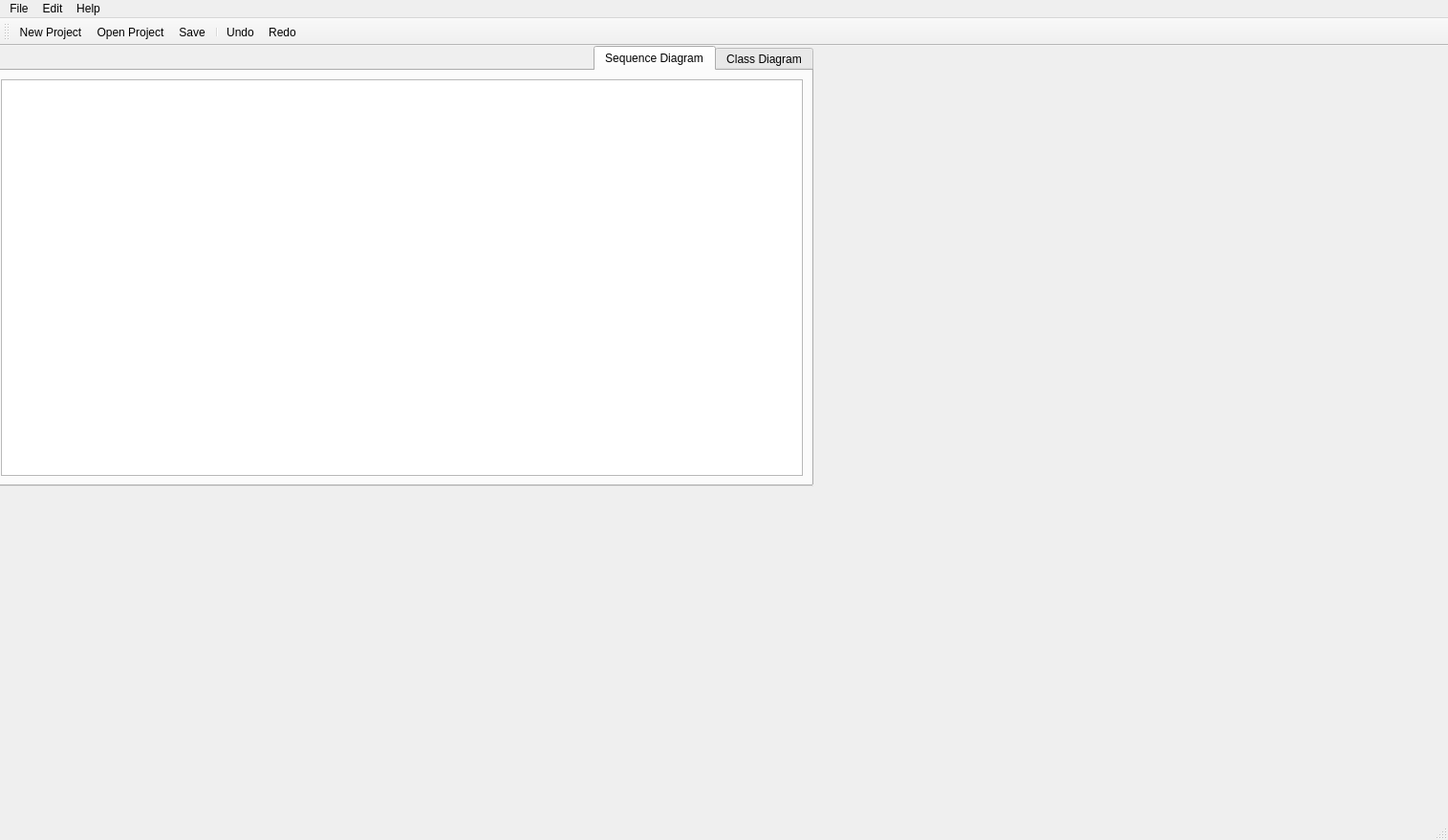
<?xml version="1.0" encoding="UTF-8"?>
<ui version="4.0">
 <class>MainWindow</class>
 <widget class="QMainWindow" name="MainWindow">
  <property name="geometry">
   <rect>
    <x>0</x>
    <y>0</y>
    <width>1515</width>
    <height>879</height>
   </rect>
  </property>
  <property name="windowTitle">
   <string>MainWindow</string>
  </property>
  <widget class="QWidget" name="centralwidget">
   <widget class="QTabWidget" name="tabWidget">
    <property name="geometry">
     <rect>
      <x>-10</x>
      <y>0</y>
      <width>861</width>
      <height>461</height>
     </rect>
    </property>
    <property name="layoutDirection">
     <enum>Qt::RightToLeft</enum>
    </property>
    <property name="currentIndex">
     <number>1</number>
    </property>
    <widget class="QWidget" name="classTab">
     <attribute name="title">
      <string>Class Diagram</string>
     </attribute>
     <layout class="QVBoxLayout" name="verticalLayout_3">
      <item>
       <widget class="WorkView" name="classView">
        <property name="dragMode">
         <enum>QGraphicsView::ScrollHandDrag</enum>
        </property>
       </widget>
      </item>
     </layout>
    </widget>
    <widget class="QWidget" name="seqTab">
     <attribute name="title">
      <string>Sequence Diagram</string>
     </attribute>
     <layout class="QVBoxLayout" name="verticalLayout_4">
      <item>
       <widget class="WorkView" name="seqView">
        <property name="dragMode">
         <enum>QGraphicsView::ScrollHandDrag</enum>
        </property>
       </widget>
      </item>
     </layout>
    </widget>
   </widget>
  </widget>
  <widget class="QMenuBar" name="menubar">
   <property name="geometry">
    <rect>
     <x>0</x>
     <y>0</y>
     <width>1515</width>
     <height>20</height>
    </rect>
   </property>
   <widget class="QMenu" name="menuFile">
    <property name="title">
     <string>File</string>
    </property>
    <addaction name="actionNew_Project"/>
    <addaction name="actionOpen_Project"/>
    <addaction name="separator"/>
    <addaction name="actionSave"/>
    <addaction name="actionSave_As"/>
    <addaction name="separator"/>
    <addaction name="actionExit"/>
   </widget>
   <widget class="QMenu" name="menuEdit">
    <property name="title">
     <string>Edit</string>
    </property>
    <addaction name="actionUndo"/>
    <addaction name="actionRedo"/>
   </widget>
   <widget class="QMenu" name="menuHelp">
    <property name="title">
     <string>Help</string>
    </property>
    <addaction name="actionDocumentation"/>
   </widget>
   <addaction name="menuFile"/>
   <addaction name="menuEdit"/>
   <addaction name="menuHelp"/>
  </widget>
  <widget class="QStatusBar" name="statusbar"/>
  <widget class="QToolBar" name="toolBar">
   <property name="focusPolicy">
    <enum>Qt::StrongFocus</enum>
   </property>
   <property name="windowTitle">
    <string>toolBar</string>
   </property>
   <attribute name="toolBarArea">
    <enum>TopToolBarArea</enum>
   </attribute>
   <attribute name="toolBarBreak">
    <bool>false</bool>
   </attribute>
   <addaction name="actionNew_Project"/>
   <addaction name="actionOpen_Project"/>
   <addaction name="actionSave"/>
   <addaction name="separator"/>
   <addaction name="actionUndo"/>
   <addaction name="actionRedo"/>
  </widget>
  <action name="actionNew_Project">
   <property name="enabled">
    <bool>true</bool>
   </property>
   <property name="text">
    <string>New Project...</string>
   </property>
   <property name="shortcut">
    <string>Ctrl+N</string>
   </property>
  </action>
  <action name="actionOpen_Project">
   <property name="text">
    <string>Open Project...</string>
   </property>
   <property name="shortcut">
    <string>Ctrl+O</string>
   </property>
  </action>
  <action name="actionSave">
   <property name="text">
    <string>Save</string>
   </property>
   <property name="shortcut">
    <string>Ctrl+S</string>
   </property>
  </action>
  <action name="actionSave_As">
   <property name="text">
    <string>Save As ...</string>
   </property>
  </action>
  <action name="actionExit">
   <property name="text">
    <string>Exit</string>
   </property>
   <property name="shortcut">
    <string>Ctrl+Q</string>
   </property>
  </action>
  <action name="actionUndo">
   <property name="text">
    <string>Undo</string>
   </property>
   <property name="shortcut">
    <string>Ctrl+Z</string>
   </property>
  </action>
  <action name="actionRedo">
   <property name="text">
    <string>Redo</string>
   </property>
   <property name="shortcut">
    <string>Ctrl+Y</string>
   </property>
  </action>
  <action name="actionDocumentation">
   <property name="text">
    <string>Documentation</string>
   </property>
   <property name="shortcut">
    <string>F1</string>
   </property>
  </action>
  <action name="actionnewClass">
   <property name="text">
    <string>newClass</string>
   </property>
  </action>
  <action name="actionnewConnection">
   <property name="text">
    <string>newConnection</string>
   </property>
  </action>
 </widget>
 <customwidgets>
  <customwidget>
   <class>WorkView</class>
   <extends>QGraphicsView</extends>
   <header>workview.h</header>
  </customwidget>
 </customwidgets>
 <resources/>
 <connections/>
</ui>
